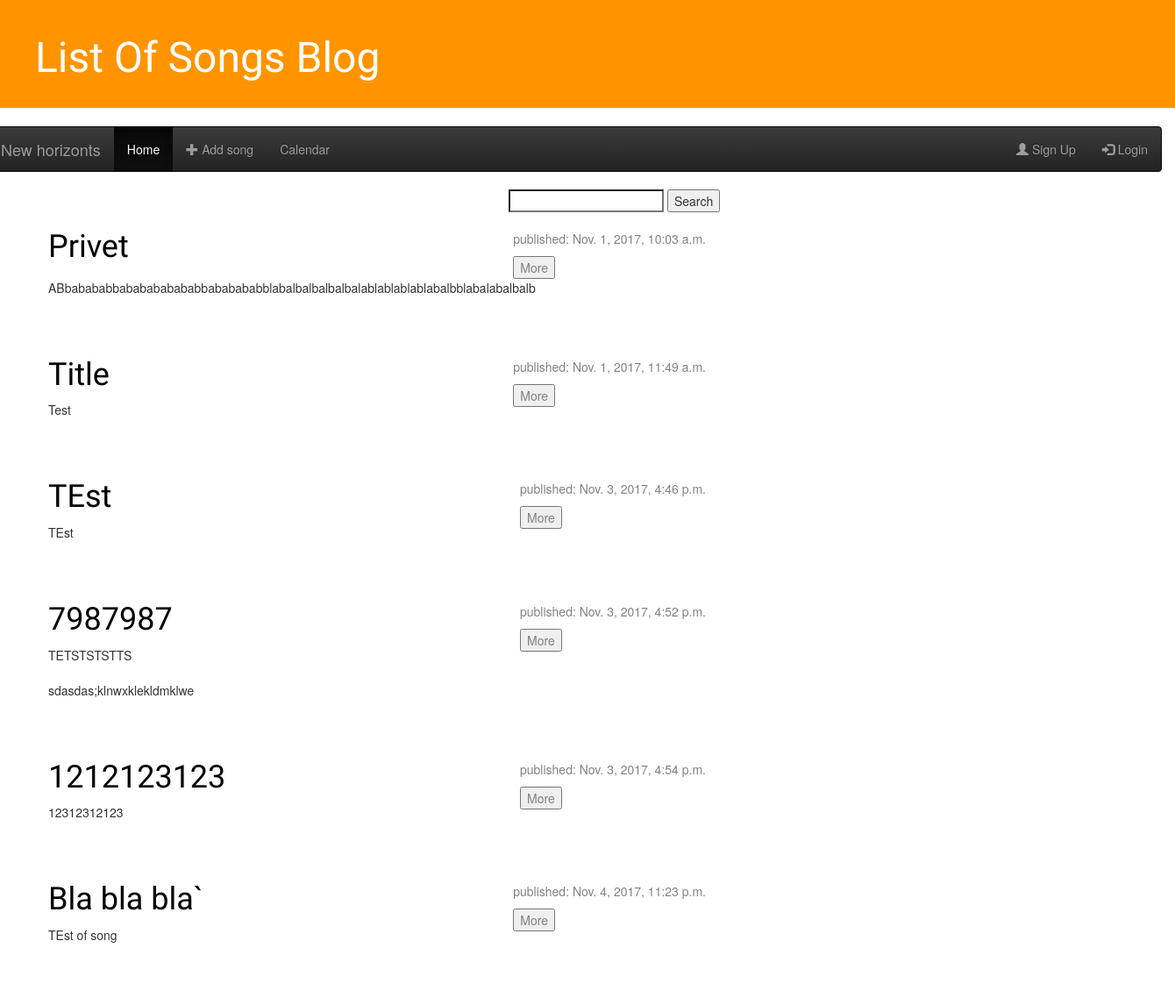
The app's page /, older data.
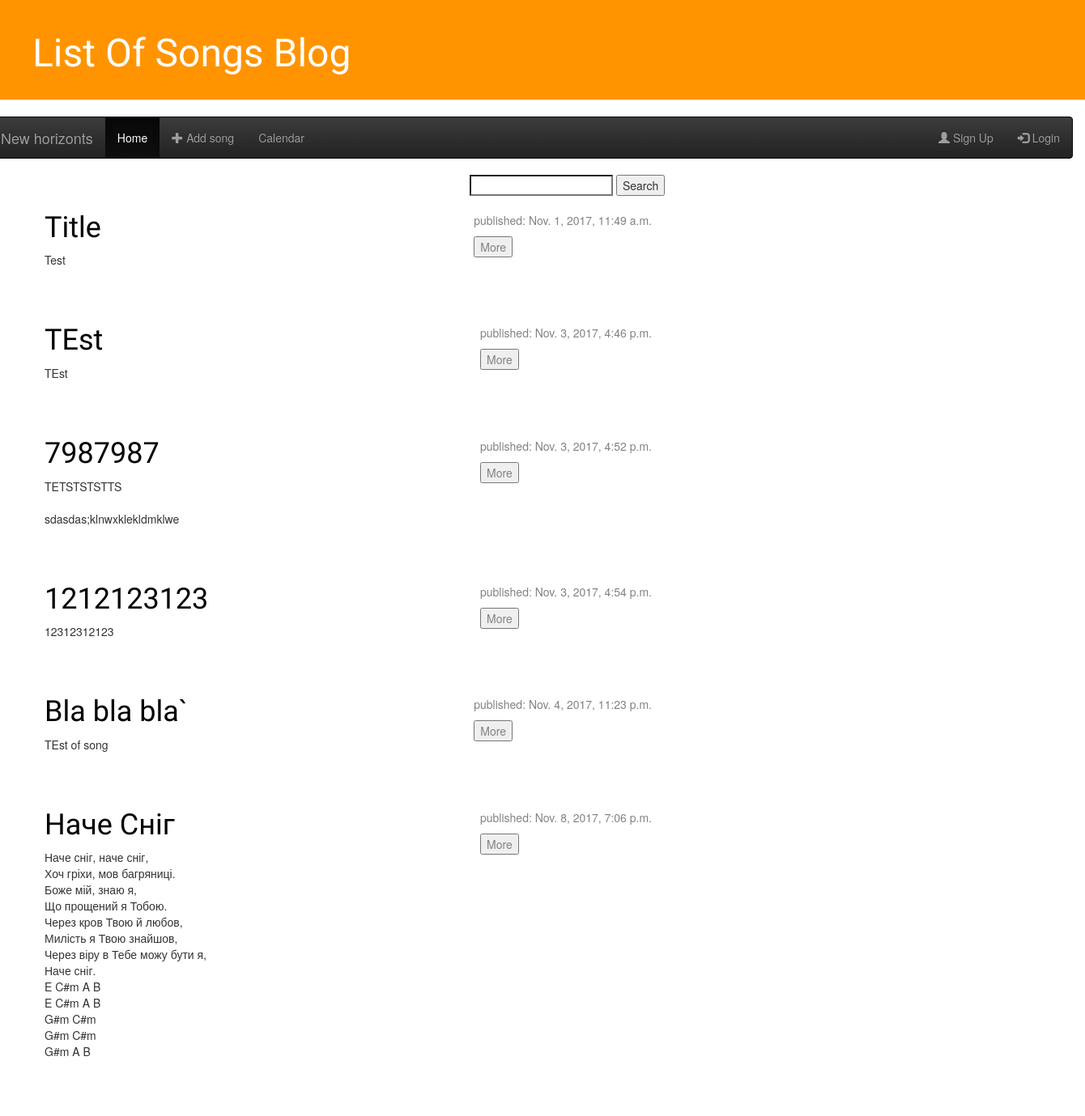
The same page, newer data.
### blog/models.py (models this page shows, shortened)
class Post(models.Model):
    author = models.ForeignKey('auth.User')
    title = models.CharField(max_length=200)
    text = models.TextField()
    created_date = models.DateTimeField(
            default=timezone.now)
    published_date = models.DateTimeField(
            blank=True, null=True)

### blog/views.py (the view)
# urls.py: url(r'^$', views.post_list, name='post_list'),
def post_list(request):
    query = request.GET.get("query")
    if query:
        posts = Post.objects.filter(title__icontains=query)
    else:
        posts = Post.objects.filter(published_date__lte=timezone.now()).order_by('published_date')
    return render(request, 'blog/post_list.html', {'posts': posts})

### blog/templates/blog/post_list.html
{% extends 'blog/base.html' %}
{% block content %}
<form method="GET" action="" style="position:relative;left:70%;">
<input type="search" name="query" value="{{request.GET.query}}"/>
<input type="submit" value="Search"/>
</form>
            {% for post in posts %}
            <div class="post">
                <div class="date">
                    <p>published: {{ post.published_date }}</p>
                    <button type="button" data-toggle="collapse" data-target="#text" >More {{i}}</button>
                </div>
                <h1><a href="{% url 'post_detail' pk=post.pk %}">{{ post.title }}</a></h1>
                <div >
                <p> {{ post.text|linebreaksbr }}</p>
                </div>
                </div>
            {% endfor %}
{% endblock %}

### blog/templates/blog/base.html (shortened to what this page needs)
{% load staticfiles %}
<html>
<head>
    <link rel="stylesheet" href="//maxcdn.bootstrapcdn.com/bootstrap/3.2.0/css/bootstrap.min.css">
    <link rel="stylesheet" href="//maxcdn.bootstrapcdn.com/bootstrap/3.2.0/css/bootstrap-theme.min.css">
    <link rel="stylesheet" href="https://maxcdn.bootstrapcdn.com/bootstrap/3.3.7/css/bootstrap.min.css">
    <link rel="stylesheet" href="{% static 'css/main.css' %}">
</head>
<body>
<div class="page-header" style="width:100%">
    <h1><a href="/">List Of Songs Blog</a></h1>
</div>
<div class="row" id="sub-header" style="width:100%">
    <nav class="navbar navbar-inverse">
        <div class="container-fluid">
            <div class="navbar-header">
                <a class="navbar-brand" href="http://www.horizonlviv.org/">New horizonts</a>
            </div>
            <ul class="nav navbar-nav">
                <li class="active"><a href="/">Home</a></li>
                <li><a href="{% url 'post_new' %}"><span class="glyphicon glyphicon-plus"></span>  Add song</a></li>
                <li><a href="#">Calendar</a></li>
            </ul>
            <ul class="nav navbar-nav navbar-right">
                <li><a href="#"><span class="glyphicon glyphicon-user"></span> Sign Up</a></li>
                <li><a href="#"><span class="glyphicon glyphicon-log-in"></span> Login</a></li>
            </ul>
        </div>
    </nav>
</div>
<div class="content container">
    <div class="row">
        <div class="col-md-8">
            {% block content %}
            {% endblock %}
        </div>
    </div>
</div>
</body>
</html>

### blog/static/css/main.css (style rules this page uses)
.page-header h1, h2, .page-header h1 a, .page-header h1 a:visited, .page-header h1 a:active { color: #ffffff; font-size: 36pt; text-decoration: none; }
.content { margin-left: 40px; }
h1, h2, h3, h4 { font-family: 'Lobster', cursive; }
.date { float: right; color: #828282; }
.post { margin-bottom: 70px; }
.post h1 a, .post h1 a:visited { color: #000000; }

Row changes from the older to the newer data that the page shows:
changed Post: published_date "Nov. 1, 2017, 10:03 a.m." → "Nov. 8, 2017, 7:06 p.m."; title "Privet" → "Наче Сніг"; text "ABbabababbababababababbababababblabalbalbalbalbalablablablablabalbblabalabalbalb" → "Наче сніг, наче сніг, Хоч гріхи, мов багряниці. Боже мій, знаю я, Що прощений я Тобою. Через кров Твою й любов, Милість я Твою знайшов, Через віру в Тебе можу бути я, Наче сніг. E C#m A B E C#m A B G#m C#m G#m C#m G#m A B"; moves down the list
